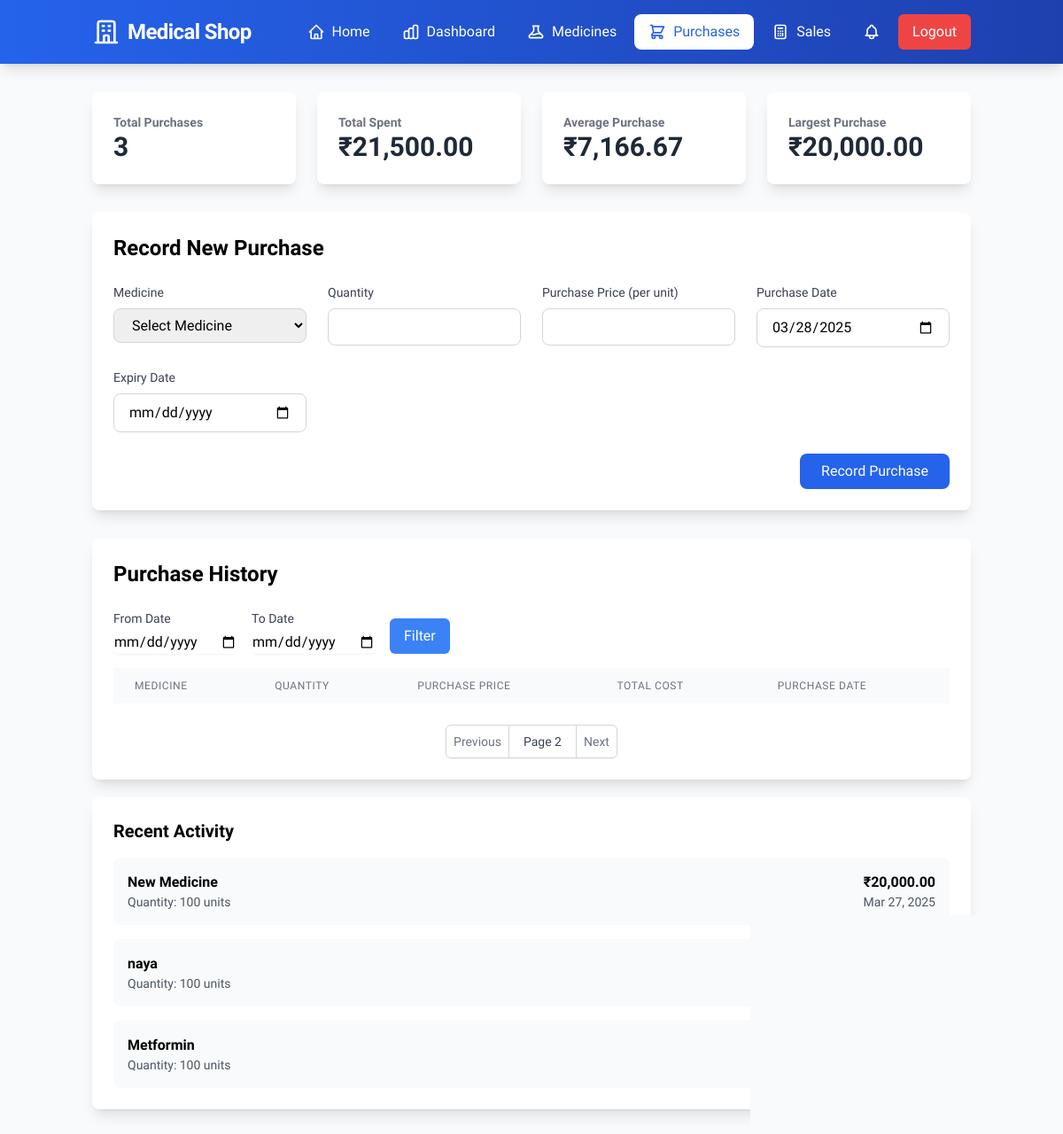
Page /pages/purchases.php?page=2 (signed in) on the committed database.
### tables this page shows
CREATE TABLE `purchases` (
  `id` int(11) NOT NULL,
  `medicine_id` int(11) DEFAULT NULL,
  `quantity` int(11) NOT NULL,
  `purchase_price` decimal(10,2) NOT NULL,
  `purchase_date` date NOT NULL,
  `expiry_date` date NOT NULL,
  `total_cost` decimal(10,2) NOT NULL
);

CREATE TABLE `medicines` (
  `id` int(11) NOT NULL,
  `name` varchar(255) NOT NULL,
  `use` varchar(255) DEFAULT NULL,
  `selling_price` decimal(10,2) NOT NULL,
  `available_quantity` int(11) NOT NULL DEFAULT 0,
  `expiry_date` date DEFAULT NULL,
  `company_id` int(11) DEFAULT NULL,
  `disease_id` int(11) DEFAULT NULL
);

### classes/Purchase.php (called while the page is built, shortened)
<?php
class Purchase
{
    private $conn;
    private $table_name = 'purchases';
    public function __construct($db)
    {
        $this->conn = $db;
    }
    public function getPurchaseStats()
    {
        $query = "SELECT
                    COUNT(*) as total_purchases,
                    SUM(total_cost) as total_spent,
                    AVG(total_cost) as avg_purchase,
                    MAX(total_cost) as max_purchase
                  FROM " . $this->table_name;
        $result = $this->conn->query($query);
        return $result->fetch_assoc();
    }
    public function getRecentPurchases($limit = 5)
    {
        $query = "SELECT p.*, m.name as medicine_name
                  FROM " . $this->table_name . " p
                  JOIN medicines m ON p.medicine_id = m.id
                  ORDER BY p.purchase_date DESC
                  LIMIT ?";
        $stmt = $this->conn->prepare($query);
        $stmt->bind_param("i", $limit);
        $stmt->execute();
        return $stmt->get_result();
    }
}

### pages/purchases.php (the view, shortened to what this page needs)
<?php
require_once '../classes/Purchase.php';
$database = new Database();
$db = $database->getConnection();
$purchase = new Purchase($db);
$page = $_GET['page'] ?? 1;
$stats = $purchase->getPurchaseStats();
$recent_purchases = $purchase->getRecentPurchases();
?>
<!DOCTYPE html>
<html lang="en">
<head>
    <script src="https://cdn.tailwindcss.com"></script>
    <link href="https://cdn.jsdelivr.net/npm/animate.css@4.1.1/animate.min.css" rel="stylesheet">
    <link href="/msms/assets/css/custom.css" rel="stylesheet">
</head>
<body class="bg-gray-50 min-h-screen">
    <?php include '../includes/navigation.php'; ?>
    <div class="container mx-auto px-4 py-8">
        <div class="grid grid-cols-1 md:grid-cols-4 gap-6 mb-8">
            <div class="bg-white rounded-lg shadow-lg p-6 transform hover:scale-105 transition-transform duration-200">
                <h3 class="text-gray-500 text-sm font-semibold">Total Purchases</h3>
                <p class="text-3xl font-bold text-gray-800"><?php echo number_format($stats['total_purchases']); ?></p>
            </div>
            <div class="bg-white rounded-lg shadow-lg p-6 transform hover:scale-105 transition-transform duration-200">
                <h3 class="text-gray-500 text-sm font-semibold">Total Spent</h3>
                <p class="text-3xl font-bold text-gray-800">₹<?php echo number_format($stats['total_spent'], 2); ?></p>
            </div>
            <div class="bg-white rounded-lg shadow-lg p-6 transform hover:scale-105 transition-transform duration-200">
                <h3 class="text-gray-500 text-sm font-semibold">Average Purchase</h3>
                <p class="text-3xl font-bold text-gray-800">₹<?php echo number_format($stats['avg_purchase'], 2); ?></p>
            </div>
            <div class="bg-white rounded-lg shadow-lg p-6 transform hover:scale-105 transition-transform duration-200">
                <h3 class="text-gray-500 text-sm font-semibold">Largest Purchase</h3>
                <p class="text-3xl font-bold text-gray-800">₹<?php echo number_format($stats['max_purchase'], 2); ?></p>
            </div>
        </div>
        <div class="bg-white rounded-lg shadow-lg mb-8">
            <div class="p-6">
                <h2 class="text-2xl font-bold mb-6">Record New Purchase</h2>
                <form method="POST" class="space-y-6">
                    <div class="grid grid-cols-1 md:grid-cols-2 lg:grid-cols-4 gap-6">
                        <div>
                            <label class="block text-sm font-medium text-gray-700 mb-2">Medicine</label>
                            <select name="medicine_id" class="w-full border border-gray-300 rounded-lg px-4 py-2 focus:ring-2 focus:ring-blue-500 focus:border-blue-500" required>
                                <option value="">Select Medicine</option>
                            </select>
                        </div>
                        <div>
                            <label class="block text-sm font-medium text-gray-700 mb-2">Quantity</label>
                            <input type="number" name="quantity" min="1"
                                class="w-full border border-gray-300 rounded-lg px-4 py-2 focus:ring-2 focus:ring-blue-500 focus:border-blue-500"
                                required>
                        </div>
                        <div>
                            <label class="block text-sm font-medium text-gray-700 mb-2">Purchase Price (per unit)</label>
                            <input type="number" step="0.01" name="purchase_price" min="0.01"
                                class="w-full border border-gray-300 rounded-lg px-4 py-2 focus:ring-2 focus:ring-blue-500 focus:border-blue-500"
                                required>
                        </div>
                        <div>
                            <label class="block text-sm font-medium text-gray-700 mb-2">Purchase Date</label>
                            <input type="date" name="purchase_date"
                                class="w-full border border-gray-300 rounded-lg px-4 py-2 focus:ring-2 focus:ring-blue-500 focus:border-blue-500"
                                value="<?php echo date('Y-m-d'); ?>"
                                required>
                        </div>
                        <div>
                            <label class="block text-sm font-medium text-gray-700 mb-2">Expiry Date</label>
                            <input type="date" name="expiry_date"
                                class="w-full border border-gray-300 rounded-lg px-4 py-2 focus:ring-2 focus:ring-blue-500 focus:border-blue-500"
                                required>
                        </div>
                    </div>
                    <div class="flex justify-end">
                        <button type="submit" name="add_purchase"
                            class="bg-blue-600 text-white px-6 py-2 rounded-lg hover:bg-blue-700 focus:outline-none focus:ring-2 focus:ring-blue-500 focus:ring-offset-2 transform hover:scale-105 transition-transform duration-200">
                            Record Purchase
                        </button>
                    </div>
                </form>
            </div>
        </div>
        <div class="bg-white rounded-lg shadow-lg">
            <div class="p-6">
                <h2 class="text-2xl font-bold mb-6">Purchase History</h2>
                <div class="mb-4 flex gap-4">
                    <div>
                        <label class="block text-sm font-medium text-gray-700">From Date</label>
                        <input type="date" id="date_from" name="date_from"
                            class="mt-1 block w-full rounded-md border-gray-300 shadow-sm focus:border-blue-500 focus:ring-blue-500"
                            value="<?php echo $_GET['date_from'] ?? ''; ?>">
                    </div>
                    <div>
                        <label class="block text-sm font-medium text-gray-700">To Date</label>
                        <input type="date" id="date_to" name="date_to"
                            class="mt-1 block w-full rounded-md border-gray-300 shadow-sm focus:border-blue-500 focus:ring-blue-500"
                            value="<?php echo $_GET['date_to'] ?? ''; ?>">
                    </div>
                    <div class="flex items-end">
                        <button type="button" onclick="filterPurchases()"
                            class="bg-blue-500 text-white px-4 py-2 rounded-md hover:bg-blue-600">
                            Filter
                        </button>
                    </div>
                </div>
                <div class="overflow-x-auto">
                    <table class="min-w-full divide-y divide-gray-200">
                        <thead class="bg-gray-50">
                            <tr>
                                <th class="px-6 py-3 text-left text-xs font-medium text-gray-500 uppercase tracking-wider">Medicine</th>
                                <th class="px-6 py-3 text-left text-xs font-medium text-gray-500 uppercase tracking-wider">Quantity</th>
                                <th class="px-6 py-3 text-left text-xs font-medium text-gray-500 uppercase tracking-wider">Purchase Price</th>
                                <th class="px-6 py-3 text-left text-xs font-medium text-gray-500 uppercase tracking-wider">Total Cost</th>
                                <th class="px-6 py-3 text-left text-xs font-medium text-gray-500 uppercase tracking-wider">Purchase Date</th>
                            </tr>
                        </thead>
                    </table>
                </div>
                <div class="mt-6 flex justify-center">
                    <nav class="relative z-0 inline-flex rounded-md shadow-sm -space-x-px" aria-label="Pagination">
                        <?php if ($page > 1): ?>
                            <a href="?page=<?php echo ($page - 1); ?>" class="relative inline-flex items-center px-2 py-2 rounded-l-md border border-gray-300 bg-white text-sm font-medium text-gray-500 hover:bg-gray-50">Previous</a>
                        <?php endif; ?>
                        <span class="relative inline-flex items-center px-4 py-2 border border-gray-300 bg-white text-sm font-medium text-gray-700">
                            Page <?php echo $page; ?>
                        </span>
                        <a href="?page=<?php echo ($page + 1); ?>" class="relative inline-flex items-center px-2 py-2 rounded-r-md border border-gray-300 bg-white text-sm font-medium text-gray-500 hover:bg-gray-50">Next</a>
                    </nav>
                </div>
            </div>
        </div>
        <div class="bg-white rounded-lg shadow-lg p-6 mt-5">
            <h3 class="text-xl font-bold mb-4">Recent Activity</h3>
            <div class="space-y-4">
                <?php while ($recent = $recent_purchases->fetch_assoc()): ?>
                    <div class="flex items-center justify-between p-4 bg-gray-50 rounded-lg">
                        <div>
                            <h4 class="font-semibold"><?php echo htmlspecialchars($recent['medicine_name']); ?></h4>
                            <p class="text-sm text-gray-600">
                                Quantity: <?php echo $recent['quantity']; ?> units
                            </p>
                        </div>
                        <div class="text-right">
                            <p class="font-bold">₹<?php echo number_format($recent['total_cost'], 2); ?></p>
                            <p class="text-sm text-gray-600">
                                <?php echo date('M d, Y', strtotime($recent['purchase_date'])); ?>
                            </p>
                        </div>
                    </div>
                <?php endwhile; ?>
            </div>
        </div>
    </div>
</body>
</html>

### assets/css/custom.css (style rules this page uses)
body { font-family: "Parkinsans", serif; }
* { padding: 0; margin: 0; font-weight: 500; }
.style-input, input { padding: 10px; }

### rows in the picture
purchases: medicine.name "New Medicine", quantity "100", total_cost "20,000.00", purchase_date "Mar 27, 2025"
purchases: medicine.name "naya", quantity "100"
purchases: medicine.name "Metformin", quantity "100"

### other values in the picture
$stats['total_purchases'] "3"
$stats['total_spent'] "21,500.00"
$stats['avg_purchase'] "7,166.67"
$stats['max_purchase'] "20,000.00"
$page "2"
